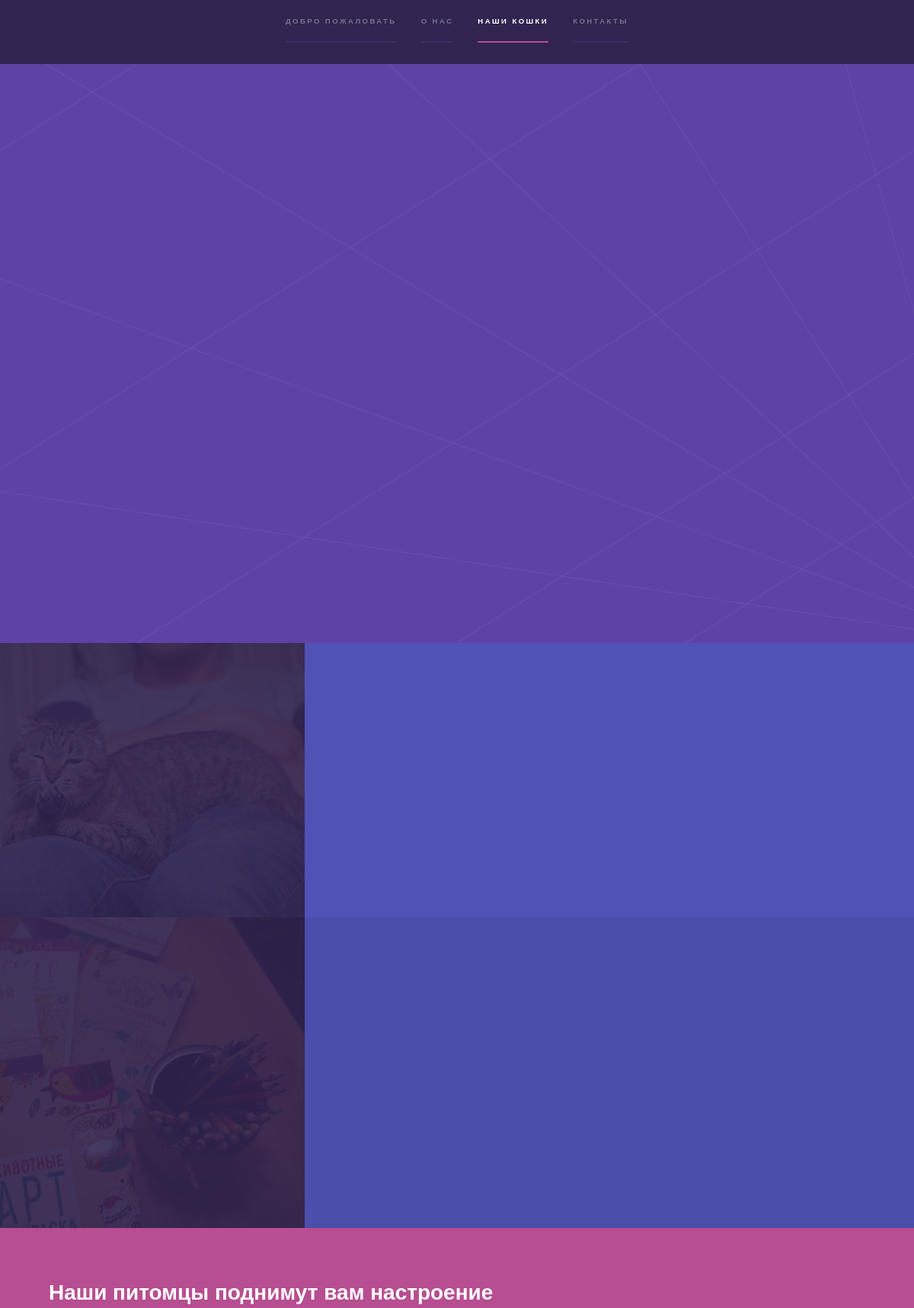
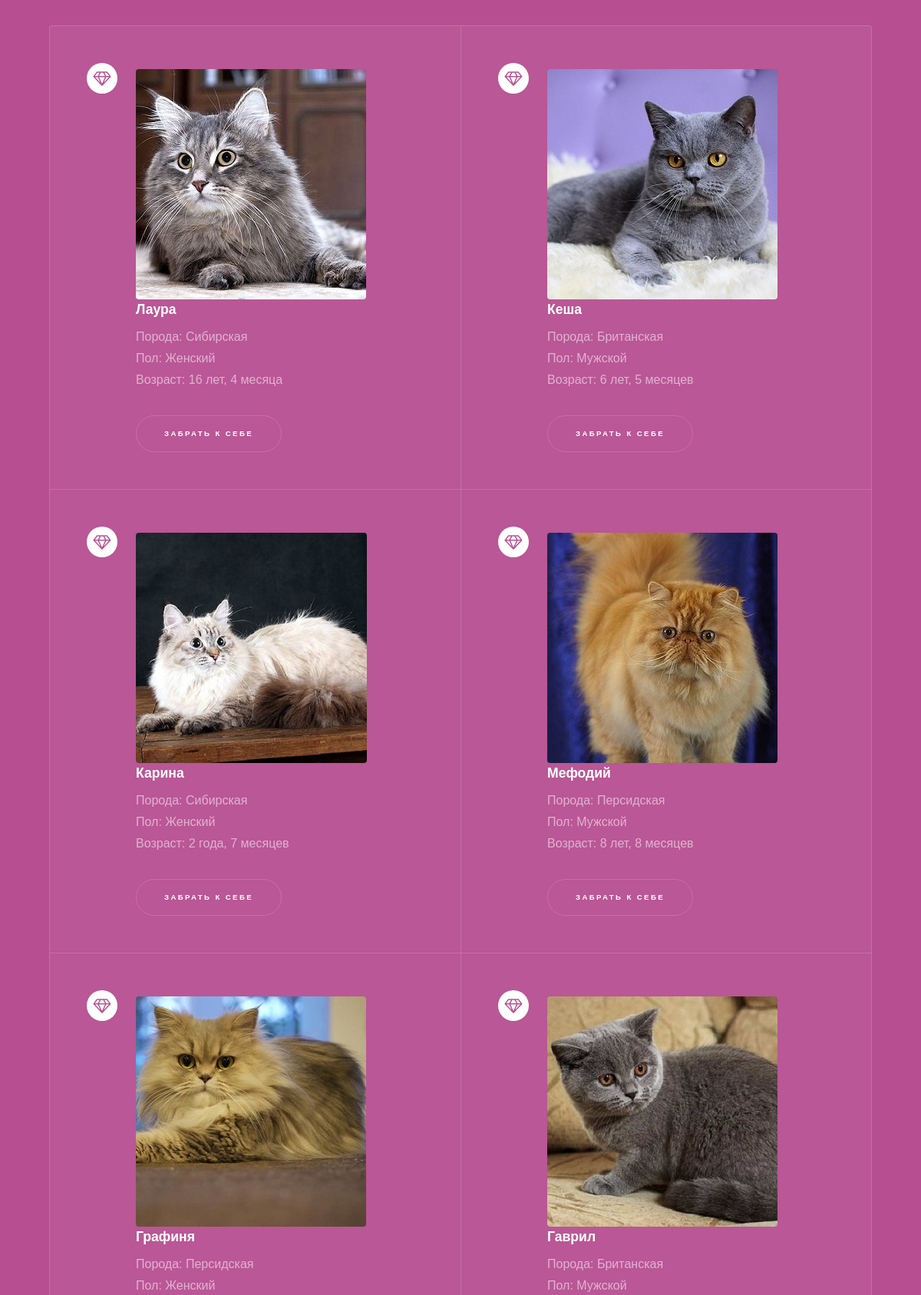
The page / (upper part) on the database its author committed (2 pictures, top to bottom).
### kittens/models.py (models this page shows, shortened)
class Cat(models.Model):
    name = models.CharField(max_length = 200)
    date_of_bright = models.DateField(blank = True, null = True)
    male = models.BooleanField(default=True)
    breed = models.ForeignKey(Breed)
    image = models.ImageField(null=True, blank=True)

class Breed(models.Model):
    name = models.CharField(max_length = 200)
    def __str__(self):
        return self.name

### kittens/views.py (the view)
# urls.py: 2. Add a URL to urlpatterns:  url(r'^$', views.home, name='home')
def home (request):
    cats = Cat.objects.all()
    context = {'cat': cats}
    return render (request,"index.html", context)

### kittens/templates/index.html (shortened to what this page needs)
﻿<!DOCTYPE HTML>
<html>
	<head>
		<link rel="stylesheet" href="/static/assets/css/main.css">
	</head>
	<body>
			<section id="sidebar">
				<div class="inner">
					<nav>
						<ul>
							<li><a href="#intro">Добро пожаловать</a></li>
							<li><a href="#one">О нас</a></li>
							<li><a href="#two">Наши кошки</a></li>
							<li><a href="#three">Контакты</a></li>
						</ul>
					</nav>
				</div>
			</section>
			<div id="wrapper">
					<section id="intro" class="wrapper style1 fullscreen fade-up">
					</section>
					<section id="one" class="wrapper style2 spotlights">
						<section>
							<div class="image"><img src="/static/images/pic07.jpg" alt="" data-position="center center" /></div>
							<div class="content">
							</div>
						</section>
						<section>
							<div class="image"><img src="/static/images/pic08.jpg" alt="" data-position="top center" /></div>
							<div class="content">
							</div>
						</section>
					</section>
					<section id="two" class="wrapper style3 fade-up">
						<div class="inner">
							<h2>Наши питомцы поднимут вам настроение</h2>
							<div class="features">
                                {% for kitten in cat %}
                                    <section>
                                        <div class="image"><img src="{{kitten.image.url}}" alt="" data-position="top center" /></div>
                                        <span class="icon major fa-diamond"></span>
                                            <h3>{{kitten.name}}</h3>
                                                <p>
                                                   Порода: {{kitten.breed}} <br>
                                                   Пол: {% if kitten.male %} Мужской {% else %} Женский {% endif %}<br>
                                                   Возраст: {{kitten.date_of_bright|timesince}}
                                                </p>
                                        <ul class="actions">
                                            <li><a href="/delete/{{kitten.id}}" class="button">Забрать к себе</a></li>
                                        </ul>
                                    </section>
                                {% empty %}
                                Сейчас все наши кошечки обрели свой дом. Но скоро прибудут новые питомцы, чтобы радовать вас
                                {% endfor %}
							</div>
						</div>
					</section>
			</div>
	</body>
</html>

### rows shown on the page
Cat: image (picture), name "Лаура", breed "Сибирская", male "Женский", date_of_bright "16 лет, 4 месяца"
Cat: image (picture), name "Кеша", breed "Британская", male "Мужской", date_of_bright "6 лет, 5 месяцев"
Cat: image (picture), name "Карина", breed "Сибирская", male "Женский", date_of_bright "2 года, 7 месяцев"
Cat: image (picture), name "Мефодий", breed "Персидская", male "Мужской", date_of_bright "8 лет, 8 месяцев"
Cat: image (picture), name "Графиня", breed "Персидская", male "Женский"
Cat: image (picture), name "Гаврил", breed "Британская", male "Мужской"
